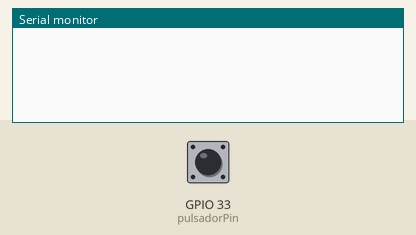
Simulated run of this sketch. Board: ESP32. Shown: the last lines printed to the serial monitor. The inputs (shaded band) are chosen by the test bench; at power-on: GPIO 33 (pulsadorPin) HIGH. USB keyboard and mouse output is not drawn.

Above: at 1.2 s.
1.3 s: GPIO 33 (pulsadorPin) pulled LOW for 0.15 s
At 2.6 s:
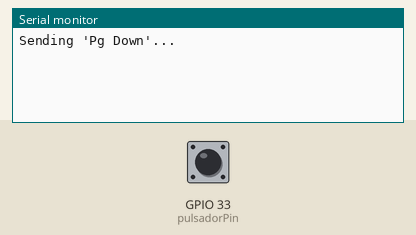
2.9 s: GPIO 33 (pulsadorPin) pulled LOW for 1 s
At 5.0 s:
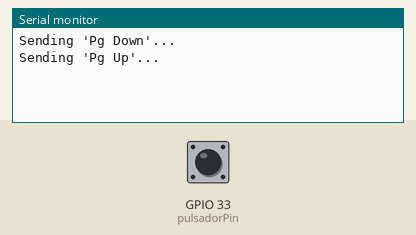

Measured:
- after the input at 1.3 s, the serial monitor: prints a new line after 0.15 s (image 1)
- after the input at 2.9 s, the serial monitor: prints a new line after 1.0 s (image 2)

The sketch:

pageflip.ino
```cpp
#include <BleKeyboard.h>

BleKeyboard bleKeyboard("FlipPage", "Andytronic");

const int pulsadorPin = 33;

unsigned long tiempoPulsacionInicio = 0;
const unsigned long tiempoPulsacionCorta = 1000;
const unsigned long tiempoIgnorarPulsacion = 120;

bool pulsacionLargaEnviada = false;

void setup() {
  Serial.begin(115200);
  pinMode(pulsadorPin, INPUT_PULLUP);
  bleKeyboard.begin();
}

void loop() {
  if (bleKeyboard.isConnected()) {
    int pulsadorEstado = digitalRead(pulsadorPin);

    if (pulsadorEstado == LOW) {
      tiempoPulsacionInicio = millis();
      pulsacionLargaEnviada = false;

      while (digitalRead(pulsadorPin) == LOW) {
        unsigned long tiempoTranscurrido = millis() - tiempoPulsacionInicio;

        if (tiempoTranscurrido >= tiempoPulsacionCorta && !pulsacionLargaEnviada) {
          Serial.println("Sending 'Pg Up'...");
          bleKeyboard.write(KEY_PAGE_UP);
          pulsacionLargaEnviada = true;
        }
      }

      if (!pulsacionLargaEnviada) {
        unsigned long tiempoTranscurrido = millis() - tiempoPulsacionInicio;
        if (tiempoTranscurrido >= tiempoIgnorarPulsacion) {
          Serial.println("Sending 'Pg Down'...");
          bleKeyboard.write(KEY_PAGE_DOWN);
        }
      }
    }
  }
}
```
